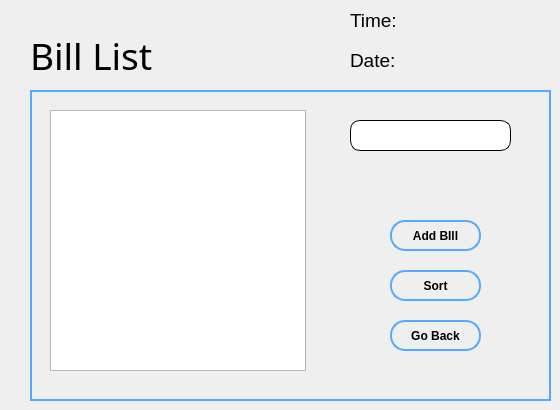
      <widget class="QWidget" name="BillList">
       <attribute name="title">
        <string>BillList</string>
       </attribute>
       <widget class="QLabel" name="label_2">
        <property name="geometry">
         <rect>
          <x>30</x>
          <y>20</y>
          <width>281</width>
          <height>71</height>
         </rect>
        </property>
        <property name="font">
         <font>
          <family>Arial Rounded MT Bold</family>
          <pointsize>28</pointsize>
         </font>
        </property>
        <property name="text">
         <string>Bill List</string>
        </property>
       </widget>
       <widget class="QLabel" name="label_4">
        <property name="geometry">
         <rect>
          <x>350</x>
          <y>10</y>
          <width>47</width>
          <height>21</height>
         </rect>
        </property>
        <property name="font">
         <font>
          <pointsize>14</pointsize>
         </font>
        </property>
        <property name="text">
         <string>Time:</string>
        </property>
       </widget>
       <widget class="QLabel" name="time_3">
        <property name="geometry">
         <rect>
          <x>400</x>
          <y>10</y>
          <width>141</width>
          <height>21</height>
         </rect>
        </property>
        <property name="text">
         <string/>
        </property>
       </widget>
       <widget class="QLabel" name="label_6">
        <property name="geometry">
         <rect>
          <x>350</x>
          <y>50</y>
          <width>47</width>
          <height>21</height>
         </rect>
        </property>
        <property name="font">
         <font>
          <pointsize>14</pointsize>
         </font>
        </property>
        <property name="text">
         <string>Date:</string>
        </property>
       </widget>
       <widget class="QFrame" name="frame_4">
        <property name="geometry">
         <rect>
          <x>30</x>
          <y>90</y>
          <width>521</width>
          <height>311</height>
         </rect>
        </property>
        <property name="styleSheet">
         <string notr="true">#frame_4
{
	border:2px solid rgb(85, 170, 255);
}</string>
        </property>
        <property name="frameShape">
         <enum>QFrame::StyledPanel</enum>
        </property>
        <property name="frameShadow">
         <enum>QFrame::Raised</enum>
        </property>
        <widget class="QPushButton" name="addBill">
         <property name="geometry">
          <rect>
           <x>360</x>
           <y>130</y>
           <width>91</width>
           <height>31</height>
          </rect>
         </property>
         <property name="font">
          <font>
           <family>Arial</family>
           <weight>75</weight>
           <bold>true</bold>
          </font>
         </property>
         <property name="styleSheet">
          <string notr="true">#addBill
{
	border-radius:15px;
	background:transparent;
	border:2px solid rgb(85, 170, 255);
}

#addBill:hover
{
	background:rgb(85, 170, 255);
}</string>
         </property>
         <property name="text">
          <string>Add BIll</string>
         </property>
        </widget>
        <widget class="QPushButton" name="back_2">
         <property name="geometry">
          <rect>
           <x>360</x>
           <y>230</y>
           <width>91</width>
           <height>31</height>
          </rect>
         </property>
         <property name="font">
          <font>
           <family>Arial</family>
           <weight>75</weight>
           <bold>true</bold>
          </font>
         </property>
         <property name="styleSheet">
          <string notr="true">#back_2
{
	border-radius:15px;
	background:transparent;
	border:2px solid rgb(85, 170, 255);
}

#back_2:hover
{
	background:rgb(85, 170, 255);
}</string>
         </property>
         <property name="text">
          <string>Go Back</string>
         </property>
        </widget>
        <widget class="QListView" name="listView">
         <property name="geometry">
          <rect>
           <x>20</x>
           <y>20</y>
           <width>256</width>
           <height>261</height>
          </rect>
         </property>
        </widget>
        <widget class="QPushButton" name="sort">
         <property name="geometry">
          <rect>
           <x>360</x>
           <y>180</y>
           <width>91</width>
           <height>31</height>
          </rect>
         </property>
         <property name="font">
          <font>
           <family>Arial</family>
           <weight>75</weight>
           <bold>true</bold>
          </font>
         </property>
         <property name="styleSheet">
          <string notr="true">#sort
{
	border-radius:15px;
	background:transparent;
	border:2px solid rgb(85, 170, 255);
}

#sort:hover
{
	background:rgb(85, 170, 255);
}</string>
         </property>
         <property name="text">
          <string>Sort</string>
         </property>
        </widget>
        <widget class="QLineEdit" name="search">
         <property name="geometry">
          <rect>
           <x>320</x>
           <y>30</y>
           <width>161</width>
           <height>31</height>
          </rect>
         </property>
         <property name="styleSheet">
          <string notr="true">background:white ;
border:1px solid black;
border-radius:10px;</string>
         </property>
        </widget>
       </widget>
       <widget class="QLabel" name="date_5">
        <property name="geometry">
         <rect>
          <x>400</x>
          <y>50</y>
          <width>131</width>
          <height>21</height>
         </rect>
        </property>
        <property name="text">
         <string/>
        </property>
       </widget>
      </widget>
